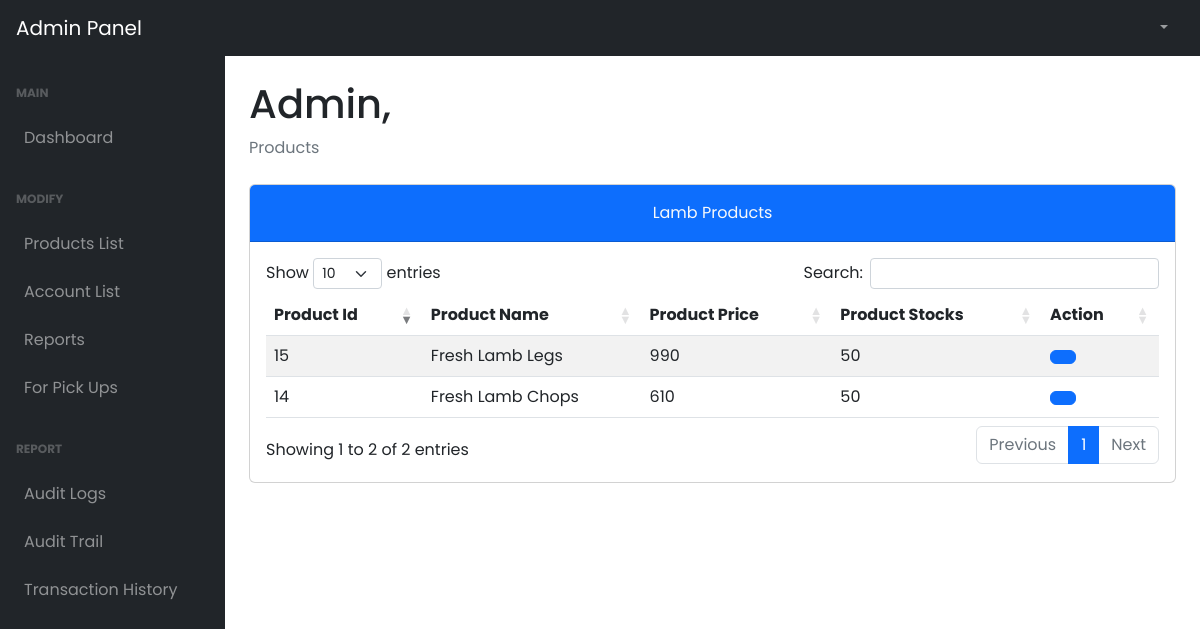
The app's page /admin/lamb.php (signed in) with its own data.
### tables this page shows
CREATE TABLE `tbl_products` (
  `prod_id` int(11) NOT NULL,
  `prod_name` varchar(255) NOT NULL,
  `prod_price` int(11) NOT NULL,
  `prod_type` int(11) NOT NULL,
  `prod_stocks` float NOT NULL,
  `prod_img` varchar(255) NOT NULL
);

### admin/lamb.php (the view, shortened to what this page needs)
<!DOCTYPE html>
<html lang="en">
  <head>
    <link href="../plugins/dataTables.bootstrap5.min.css" rel="stylesheet" />
    <link href="../plugins/responsive.bootstrap5.min.css" rel="stylesheet" />
    <link href="../styles/bootstrap5-min.css" rel="stylesheet" />
    <link href="../styles/card-general.css" rel="stylesheet" />
  </head>
  <body class="sb-nav-fixed">
    <?php require_once("./navbar.php"); ?>
    <div id="layoutSidenav">
      <?php require_once("./sidebar.php"); ?>
      <div id="layoutSidenav_content">
        <main>
          <div class="container-fluid px-4">
            <h1 class="mt-4" id="full_name">Admin,</h1>
            <ol class="breadcrumb mb-4">
              <li class="breadcrumb-item active">Products</li>
            </ol>
              <div class="card mb-5">
                    <div class="card-header bg-primary pt-3">
                        <div class="text-center">
                            <p class="card-title text-light">Lamb Products
                        </div>
                    </div>
                    <div class="card-body">
                      <table id="residenceAccounts" class="table table-striped nowrap" style="width:100%">
                        <thead>
                          <tr>
                              <th>Product Id</th>
                              <th>Product Name</th>
                              <th>Product Price</th>
                              <th>Product Stocks</th>
                              <th>Action</th>
                          </tr>
                        </thead>
                        <tbody>
                          <?php
                            $query = "SELECT * FROM tbl_products WHERE prod_type = 4";
                            $stmt = $conn->prepare($query);
                            $stmt->execute();
                            $result = $stmt->get_result();
                              while ($data = $result->fetch_assoc()) {
                          ?>
                          <tr>
                            <td><?php echo $data['prod_id'];?></td>
                            <td><?php echo $data['prod_name'];?></td>
                            <td><?php echo $data['prod_price'];?></td>
                            <td><?php echo $data['prod_stocks'];?></td>
                            <td>
                                <button type="button" class="btn btn-primary" id="<?php echo $data["prod_id"] ?>"  data-bs-toggle="modal" data-bs-target="#residenceAccountDetails<?php echo $data["prod_id"] ?>" data-bs-whatever="@getbootstrap">
                                </button>
                            </td>
                          </tr>
                          <?php
                            }
                          ?>
                        </tbody>
                      </table>
                    </div>
                  </div>
            </div>
      </main>
    </div>
  </div>
    <link rel="stylesheet" href="../styles/dataTables.min.css">
  </body>
</html>

### styles/card-general.css (style rules this page uses)
* { margin: 0; padding: 0; box-sizing: border-box; font-family: "Poppins", sans-serif; }

### records on screen
tbl_products: prod_id "14", prod_name "Fresh Lamb Chops", prod_price "610", prod_stocks "50"
tbl_products: prod_id "15", prod_name "Fresh Lamb Legs", prod_price "990", prod_stocks "50"
